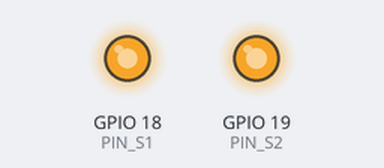
The sketch below on a simulated ESP32. Shown: output pins drawn as LEDs (lit = HIGH). What the sketch prints to the serial monitor is not drawn.

Above: at 3.1 s.
Timing chart, 0 to 4.6 s (numbered marks = the images above):
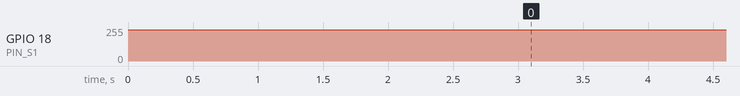

The sketch:

test_14_sabertooth_micro_tenue.ino
```cpp
// Test 14 : RC microcontroleur (B H B B H B), commande constante pour les tests de panne
// S1 = roues M1 tenues a S1_TENUE ; S2 = roues M2 a l'arret (CENTRE2)
// Montage : GPIO 18 -> 10k -> base NPN -> S1 ; GPIO 19 -> 10k -> base NPN -> S2
#include <esp_task_wdt.h>

const bool TEST_GEL = false;   // true : fige le programme 10 s apres le demarrage (test E2)
const int S1_TENUE = 1600;     // 1600 = avance ; mettre 1465 pour tester l'arret (E3)
const int CENTRE1 = 1465;
const int CENTRE2 = 1465;
const int PIN_S1 = 18;
const int PIN_S2 = 19;

void impulsion(int pin, int us) {
  uint32_t duty = (uint32_t)(65535UL * (20000 - us) / 20000);  // inverse par le transistor
  ledcWrite(pin, duty);
}

void setup() {
  Serial.begin(115200);
  ledcAttach(PIN_S1, 50, 16);
  ledcAttach(PIN_S2, 50, 16);
  impulsion(PIN_S1, CENTRE1);
  impulsion(PIN_S2, CENTRE2);
  delay(3000);
  esp_task_wdt_config_t cfg = {2000, 0, true};
  esp_task_wdt_reconfigure(&cfg);
  esp_task_wdt_add(NULL);
  impulsion(PIN_S1, S1_TENUE);
  Serial.printf("S1 tenu a %d us, S2 a %d us\n", S1_TENUE, CENTRE2);
}

void loop() {
  static unsigned long debut = millis();
  esp_task_wdt_reset();
  if (TEST_GEL && millis() - debut > 10000) {
    Serial.println("GEL du programme");
    while (true) {}
  }
  Serial.printf("%lu s\n", (millis() - debut) / 1000);
  delay(1000);
}
```
